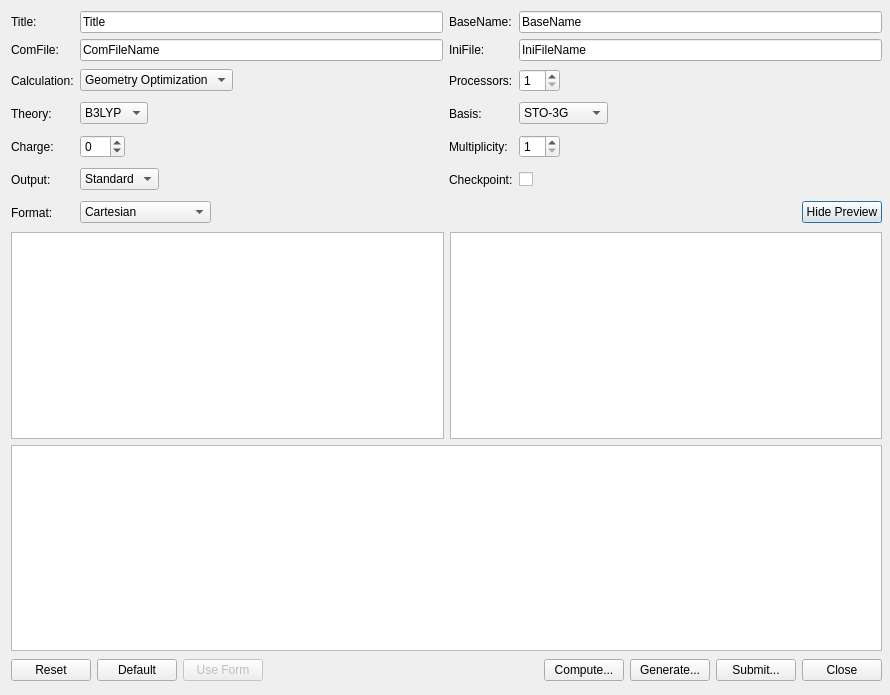
<?xml version="1.0" encoding="UTF-8"?>
<ui version="4.0">
 <class>SimuneAntInputDialog</class>
 <widget class="QDialog" name="SimuneAntInputDialog">
  <property name="geometry">
   <rect>
    <x>0</x>
    <y>0</y>
    <width>890</width>
    <height>695</height>
   </rect>
  </property>
  <property name="sizePolicy">
   <sizepolicy hsizetype="Fixed" vsizetype="Fixed">
    <horstretch>0</horstretch>
    <verstretch>0</verstretch>
   </sizepolicy>
  </property>
  <property name="windowTitle">
   <string>Gaussian Input</string>
  </property>
  <widget class="QWidget" name="">
   <property name="geometry">
    <rect>
     <x>11</x>
     <y>11</y>
     <width>871</width>
     <height>672</height>
    </rect>
   </property>
   <layout class="QVBoxLayout" name="verticalLayout">
    <item>
     <layout class="QGridLayout" name="gridLayout">
      <item row="1" column="3">
       <widget class="QLineEdit" name="saveiniLineEdit">
        <property name="text">
         <string>IniFileName</string>
        </property>
       </widget>
      </item>
      <item row="3" column="1">
       <layout class="QHBoxLayout" name="horizontalLayout_2">
        <item>
         <widget class="QComboBox" name="theoryCombo">
          <property name="currentIndex">
           <number>3</number>
          </property>
          <item>
           <property name="text">
            <string>AM1</string>
           </property>
          </item>
          <item>
           <property name="text">
            <string>PM3</string>
           </property>
          </item>
          <item>
           <property name="text">
            <string>RHF</string>
           </property>
          </item>
          <item>
           <property name="text">
            <string>B3LYP</string>
           </property>
          </item>
          <item>
           <property name="text">
            <string>MP2</string>
           </property>
          </item>
          <item>
           <property name="text">
            <string>CCSD</string>
           </property>
          </item>
         </widget>
        </item>
        <item>
         <spacer name="horizontalSpacer_3">
          <property name="orientation">
           <enum>Qt::Horizontal</enum>
          </property>
          <property name="sizeHint" stdset="0">
           <size>
            <width>58</width>
            <height>27</height>
           </size>
          </property>
         </spacer>
        </item>
       </layout>
      </item>
      <item row="2" column="2">
       <widget class="QLabel" name="label_4">
        <property name="text">
         <string>Processors:</string>
        </property>
        <property name="buddy">
         <cstring>procSpin</cstring>
        </property>
       </widget>
      </item>
      <item row="5" column="0">
       <widget class="QLabel" name="label_8">
        <property name="text">
         <string>Output:</string>
        </property>
        <property name="buddy">
         <cstring>outputCombo</cstring>
        </property>
       </widget>
      </item>
      <item row="2" column="1">
       <layout class="QHBoxLayout" name="horizontalLayout">
        <item>
         <widget class="QComboBox" name="calculationCombo">
          <property name="currentIndex">
           <number>1</number>
          </property>
          <item>
           <property name="text">
            <string>Single Point Energy</string>
           </property>
          </item>
          <item>
           <property name="text">
            <string>Geometry Optimization</string>
           </property>
          </item>
          <item>
           <property name="text">
            <string>Frequencies</string>
           </property>
          </item>
         </widget>
        </item>
        <item>
         <spacer name="horizontalSpacer_2">
          <property name="orientation">
           <enum>Qt::Horizontal</enum>
          </property>
          <property name="sizeHint" stdset="0">
           <size>
            <width>18</width>
            <height>27</height>
           </size>
          </property>
         </spacer>
        </item>
       </layout>
      </item>
      <item row="4" column="0">
       <widget class="QLabel" name="label_3">
        <property name="text">
         <string>Charge:</string>
        </property>
        <property name="buddy">
         <cstring>chargeSpin</cstring>
        </property>
       </widget>
      </item>
      <item row="2" column="3">
       <layout class="QHBoxLayout" name="horizontalLayout_5">
        <item>
         <widget class="QSpinBox" name="procSpin">
          <property name="minimum">
           <number>1</number>
          </property>
          <property name="value">
           <number>1</number>
          </property>
         </widget>
        </item>
        <item>
         <spacer name="horizontalSpacer_5">
          <property name="orientation">
           <enum>Qt::Horizontal</enum>
          </property>
          <property name="sizeHint" stdset="0">
           <size>
            <width>58</width>
            <height>26</height>
           </size>
          </property>
         </spacer>
        </item>
       </layout>
      </item>
      <item row="3" column="3">
       <layout class="QHBoxLayout" name="horizontalLayout_6">
        <item>
         <widget class="QComboBox" name="basisCombo">
          <property name="accessibleDescription">
           <string notr="true"/>
          </property>
          <property name="currentIndex">
           <number>0</number>
          </property>
          <item>
           <property name="text">
            <string>STO-3G</string>
           </property>
          </item>
          <item>
           <property name="text">
            <string>3-21G</string>
           </property>
          </item>
          <item>
           <property name="text">
            <string>6-31G(d)</string>
           </property>
          </item>
          <item>
           <property name="text">
            <string>6-31G(d,p)</string>
           </property>
          </item>
          <item>
           <property name="text">
            <string>LANL2DZ</string>
           </property>
          </item>
         </widget>
        </item>
        <item>
         <spacer name="horizontalSpacer_6">
          <property name="orientation">
           <enum>Qt::Horizontal</enum>
          </property>
          <property name="sizeHint" stdset="0">
           <size>
            <width>58</width>
            <height>26</height>
           </size>
          </property>
         </spacer>
        </item>
       </layout>
      </item>
      <item row="4" column="2">
       <widget class="QLabel" name="label_6">
        <property name="text">
         <string>Multiplicity:</string>
        </property>
        <property name="buddy">
         <cstring>multiplicitySpin</cstring>
        </property>
       </widget>
      </item>
      <item row="2" column="0">
       <widget class="QLabel" name="label">
        <property name="text">
         <string>Calculation:</string>
        </property>
        <property name="buddy">
         <cstring>calculationCombo</cstring>
        </property>
       </widget>
      </item>
      <item row="0" column="0">
       <widget class="QLabel" name="label_11">
        <property name="text">
         <string>Title:</string>
        </property>
       </widget>
      </item>
      <item row="0" column="3">
       <widget class="QLineEdit" name="baseNameEdit">
        <property name="text">
         <string>BaseName</string>
        </property>
       </widget>
      </item>
      <item row="4" column="3">
       <layout class="QHBoxLayout" name="horizontalLayout_7">
        <item>
         <widget class="QSpinBox" name="multiplicitySpin">
          <property name="minimum">
           <number>1</number>
          </property>
          <property name="value">
           <number>1</number>
          </property>
         </widget>
        </item>
        <item>
         <spacer name="horizontalSpacer_7">
          <property name="orientation">
           <enum>Qt::Horizontal</enum>
          </property>
          <property name="sizeHint" stdset="0">
           <size>
            <width>58</width>
            <height>26</height>
           </size>
          </property>
         </spacer>
        </item>
       </layout>
      </item>
      <item row="0" column="1">
       <widget class="QLineEdit" name="titleLine">
        <property name="text">
         <string>Title</string>
        </property>
       </widget>
      </item>
      <item row="1" column="1">
       <widget class="QLineEdit" name="savecomLineEdit">
        <property name="text">
         <string>ComFileName</string>
        </property>
       </widget>
      </item>
      <item row="6" column="1">
       <layout class="QHBoxLayout" name="horizontalLayout_9">
        <item>
         <widget class="QComboBox" name="coordCombo">
          <property name="enabled">
           <bool>true</bool>
          </property>
          <property name="currentIndex">
           <number>0</number>
          </property>
          <item>
           <property name="text">
            <string>Cartesian</string>
           </property>
          </item>
          <item>
           <property name="text">
            <string>Z-matrix</string>
           </property>
          </item>
          <item>
           <property name="text">
            <string>Z-matrix (compact)</string>
           </property>
          </item>
         </widget>
        </item>
        <item>
         <spacer name="horizontalSpacer_10">
          <property name="orientation">
           <enum>Qt::Horizontal</enum>
          </property>
          <property name="sizeHint" stdset="0">
           <size>
            <width>18</width>
            <height>27</height>
           </size>
          </property>
         </spacer>
        </item>
       </layout>
      </item>
      <item row="3" column="2">
       <widget class="QLabel" name="label_5">
        <property name="text">
         <string>Basis:</string>
        </property>
        <property name="buddy">
         <cstring>basisCombo</cstring>
        </property>
       </widget>
      </item>
      <item row="0" column="2">
       <widget class="QLabel" name="label_12">
        <property name="text">
         <string>BaseName:</string>
        </property>
       </widget>
      </item>
      <item row="3" column="0">
       <widget class="QLabel" name="label_2">
        <property name="text">
         <string>Theory:</string>
        </property>
        <property name="buddy">
         <cstring>theoryCombo</cstring>
        </property>
       </widget>
      </item>
      <item row="4" column="1">
       <layout class="QHBoxLayout" name="horizontalLayout_4">
        <item>
         <widget class="QSpinBox" name="chargeSpin">
          <property name="minimum">
           <number>-99</number>
          </property>
          <property name="value">
           <number>0</number>
          </property>
         </widget>
        </item>
        <item>
         <spacer name="horizontalSpacer_4">
          <property name="orientation">
           <enum>Qt::Horizontal</enum>
          </property>
          <property name="sizeHint" stdset="0">
           <size>
            <width>58</width>
            <height>27</height>
           </size>
          </property>
         </spacer>
        </item>
       </layout>
      </item>
      <item row="5" column="1">
       <layout class="QHBoxLayout" name="horizontalLayout_8">
        <item>
         <widget class="QComboBox" name="outputCombo">
          <property name="editable">
           <bool>false</bool>
          </property>
          <property name="currentIndex">
           <number>0</number>
          </property>
          <item>
           <property name="text">
            <string>Standard</string>
           </property>
          </item>
          <item>
           <property name="text">
            <string>Molden</string>
           </property>
          </item>
          <item>
           <property name="text">
            <string>Molekel</string>
           </property>
          </item>
         </widget>
        </item>
        <item>
         <spacer name="horizontalSpacer_9">
          <property name="orientation">
           <enum>Qt::Horizontal</enum>
          </property>
          <property name="sizeHint" stdset="0">
           <size>
            <width>18</width>
            <height>27</height>
           </size>
          </property>
         </spacer>
        </item>
       </layout>
      </item>
      <item row="5" column="3">
       <widget class="QCheckBox" name="checkpointCheck">
        <property name="text">
         <string/>
        </property>
       </widget>
      </item>
      <item row="6" column="0">
       <widget class="QLabel" name="label_10">
        <property name="text">
         <string>Format:</string>
        </property>
        <property name="buddy">
         <cstring>coordCombo</cstring>
        </property>
       </widget>
      </item>
      <item row="5" column="2">
       <widget class="QLabel" name="label_9">
        <property name="text">
         <string>Checkpoint:</string>
        </property>
        <property name="buddy">
         <cstring>checkpointCheck</cstring>
        </property>
       </widget>
      </item>
      <item row="6" column="3">
       <layout class="QHBoxLayout" name="horizontalLayout_10">
        <item>
         <spacer name="horizontalSpacer_8">
          <property name="orientation">
           <enum>Qt::Horizontal</enum>
          </property>
          <property name="sizeHint" stdset="0">
           <size>
            <width>18</width>
            <height>26</height>
           </size>
          </property>
         </spacer>
        </item>
        <item>
         <widget class="QPushButton" name="moreButton">
          <property name="sizePolicy">
           <sizepolicy hsizetype="Fixed" vsizetype="Fixed">
            <horstretch>0</horstretch>
            <verstretch>0</verstretch>
           </sizepolicy>
          </property>
          <property name="text">
           <string>Hide Preview</string>
          </property>
         </widget>
        </item>
       </layout>
      </item>
      <item row="1" column="0">
       <widget class="QLabel" name="label_13">
        <property name="text">
         <string>ComFile:</string>
        </property>
       </widget>
      </item>
      <item row="1" column="2">
       <widget class="QLabel" name="label_14">
        <property name="text">
         <string>IniFile:</string>
        </property>
       </widget>
      </item>
     </layout>
    </item>
    <item>
     <layout class="QHBoxLayout" name="horizontalLayout_11">
      <item>
       <widget class="QTextEdit" name="previewText">
        <property name="enabled">
         <bool>true</bool>
        </property>
        <property name="readOnly">
         <bool>false</bool>
        </property>
        <property name="acceptRichText">
         <bool>false</bool>
        </property>
       </widget>
      </item>
      <item>
       <widget class="QTextEdit" name="previewiniText">
        <property name="enabled">
         <bool>true</bool>
        </property>
        <property name="readOnly">
         <bool>false</bool>
        </property>
        <property name="acceptRichText">
         <bool>false</bool>
        </property>
       </widget>
      </item>
     </layout>
    </item>
    <item>
     <widget class="QTextEdit" name="previewlogText">
      <property name="enabled">
       <bool>true</bool>
      </property>
      <property name="readOnly">
       <bool>false</bool>
      </property>
      <property name="acceptRichText">
       <bool>false</bool>
      </property>
     </widget>
    </item>
    <item>
     <layout class="QHBoxLayout" name="horizontalLayout_3">
      <property name="sizeConstraint">
       <enum>QLayout::SetFixedSize</enum>
      </property>
      <item>
       <widget class="QPushButton" name="resetButton">
        <property name="text">
         <string>Reset</string>
        </property>
       </widget>
      </item>
      <item>
       <widget class="QPushButton" name="defaultsButton">
        <property name="text">
         <string>Default</string>
        </property>
       </widget>
      </item>
      <item>
       <widget class="QPushButton" name="enableFormButton">
        <property name="enabled">
         <bool>false</bool>
        </property>
        <property name="text">
         <string>Use Form</string>
        </property>
       </widget>
      </item>
      <item>
       <spacer name="horizontalSpacer">
        <property name="orientation">
         <enum>Qt::Horizontal</enum>
        </property>
        <property name="sizeHint" stdset="0">
         <size>
          <width>48</width>
          <height>26</height>
         </size>
        </property>
       </spacer>
      </item>
      <item>
       <widget class="QPushButton" name="computeButton">
        <property name="text">
         <string>Compute...</string>
        </property>
       </widget>
      </item>
      <item>
       <widget class="QPushButton" name="generateButton">
        <property name="text">
         <string>Generate...</string>
        </property>
       </widget>
      </item>
      <item>
       <widget class="QPushButton" name="submitButton">
        <property name="text">
         <string>Submit...</string>
        </property>
       </widget>
      </item>
      <item>
       <widget class="QPushButton" name="closeButton">
        <property name="text">
         <string>Close</string>
        </property>
       </widget>
      </item>
     </layout>
    </item>
   </layout>
  </widget>
 </widget>
 <tabstops>
  <tabstop>titleLine</tabstop>
  <tabstop>calculationCombo</tabstop>
  <tabstop>procSpin</tabstop>
  <tabstop>theoryCombo</tabstop>
  <tabstop>basisCombo</tabstop>
  <tabstop>chargeSpin</tabstop>
  <tabstop>multiplicitySpin</tabstop>
  <tabstop>outputCombo</tabstop>
  <tabstop>checkpointCheck</tabstop>
  <tabstop>coordCombo</tabstop>
  <tabstop>moreButton</tabstop>
  <tabstop>previewText</tabstop>
  <tabstop>generateButton</tabstop>
  <tabstop>closeButton</tabstop>
  <tabstop>resetButton</tabstop>
  <tabstop>enableFormButton</tabstop>
 </tabstops>
 <resources/>
 <connections>
  <connection>
   <sender>closeButton</sender>
   <signal>clicked()</signal>
   <receiver>SimuneAntInputDialog</receiver>
   <slot>close()</slot>
   <hints>
    <hint type="sourcelabel">
     <x>451</x>
     <y>411</y>
    </hint>
    <hint type="destinationlabel">
     <x>258</x>
     <y>243</y>
    </hint>
   </hints>
  </connection>
 </connections>
</ui>
